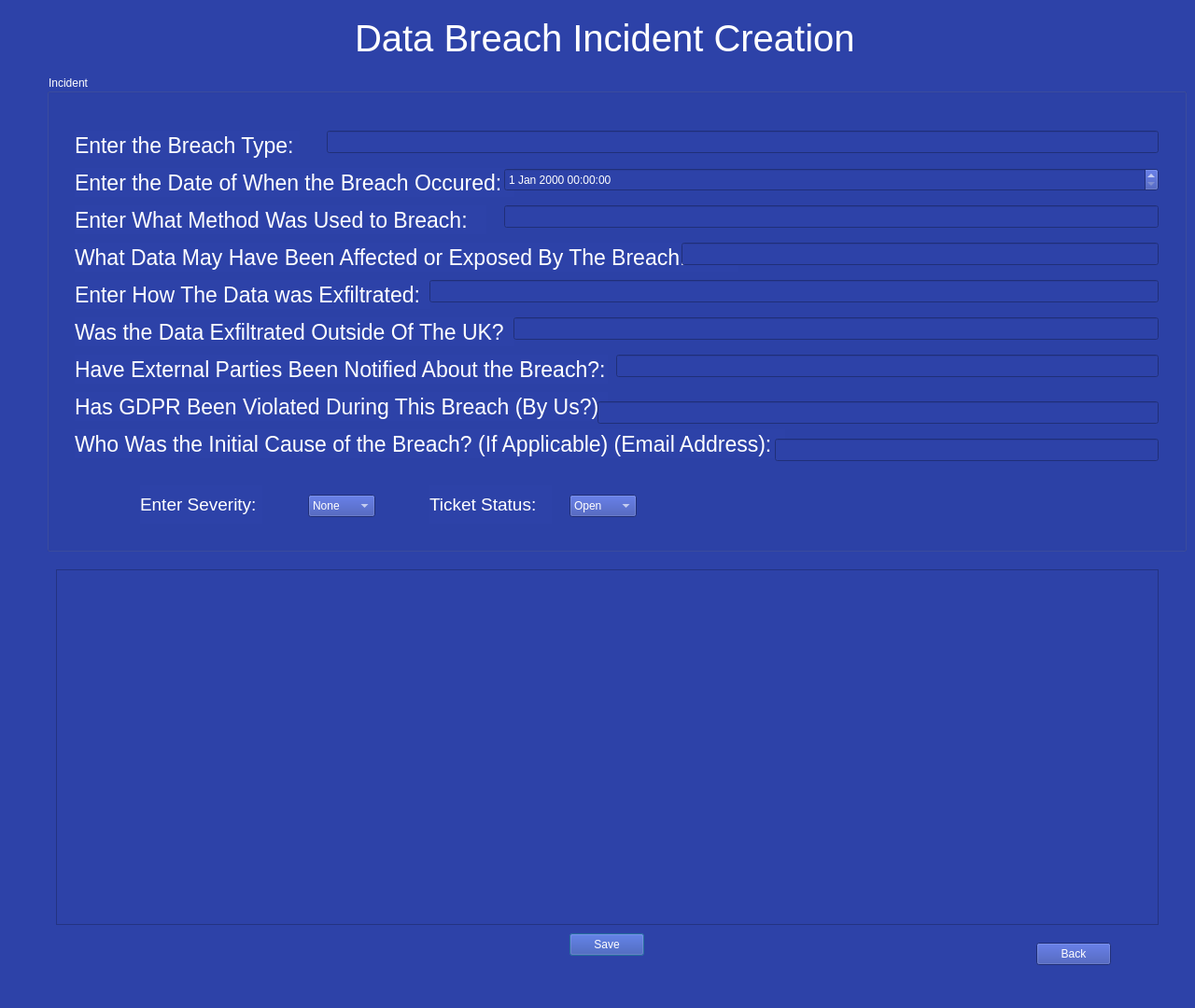
<?xml version="1.0" encoding="UTF-8"?>
<ui version="4.0">
 <class>databreacheditor</class>
 <widget class="QDialog" name="databreacheditor">
  <property name="geometry">
   <rect>
    <x>0</x>
    <y>0</y>
    <width>1280</width>
    <height>1080</height>
   </rect>
  </property>
  <property name="windowTitle">
   <string>Dialog</string>
  </property>
  <property name="styleSheet">
   <string notr="true">background-color: #2d42a8; color:white;</string>
  </property>
  <widget class="QGroupBox" name="groupBox">
   <property name="geometry">
    <rect>
     <x>50</x>
     <y>80</y>
     <width>1221</width>
     <height>511</height>
    </rect>
   </property>
   <property name="title">
    <string>Incident</string>
   </property>
   <widget class="QLabel" name="label_2">
    <property name="geometry">
     <rect>
      <x>30</x>
      <y>60</y>
      <width>241</width>
      <height>31</height>
     </rect>
    </property>
    <property name="font">
     <font>
      <pointsize>17</pointsize>
     </font>
    </property>
    <property name="text">
     <string>Enter the Breach Type:</string>
    </property>
   </widget>
   <widget class="QLabel" name="label_3">
    <property name="geometry">
     <rect>
      <x>30</x>
      <y>100</y>
      <width>471</width>
      <height>31</height>
     </rect>
    </property>
    <property name="font">
     <font>
      <pointsize>17</pointsize>
     </font>
    </property>
    <property name="text">
     <string>Enter the Date of When the Breach Occured:</string>
    </property>
   </widget>
   <widget class="QLabel" name="label_4">
    <property name="geometry">
     <rect>
      <x>30</x>
      <y>140</y>
      <width>441</width>
      <height>31</height>
     </rect>
    </property>
    <property name="font">
     <font>
      <pointsize>17</pointsize>
     </font>
    </property>
    <property name="text">
     <string>Enter What Method Was Used to Breach:</string>
    </property>
   </widget>
   <widget class="QLabel" name="label_5">
    <property name="geometry">
     <rect>
      <x>30</x>
      <y>180</y>
      <width>711</width>
      <height>31</height>
     </rect>
    </property>
    <property name="font">
     <font>
      <pointsize>17</pointsize>
     </font>
    </property>
    <property name="text">
     <string>What Data May Have Been Affected or Exposed By The Breach:</string>
    </property>
   </widget>
   <widget class="QLabel" name="label_6">
    <property name="geometry">
     <rect>
      <x>30</x>
      <y>220</y>
      <width>381</width>
      <height>31</height>
     </rect>
    </property>
    <property name="font">
     <font>
      <pointsize>17</pointsize>
     </font>
    </property>
    <property name="text">
     <string>Enter How The Data was Exfiltrated:</string>
    </property>
   </widget>
   <widget class="QLabel" name="label_7">
    <property name="geometry">
     <rect>
      <x>30</x>
      <y>300</y>
      <width>571</width>
      <height>31</height>
     </rect>
    </property>
    <property name="font">
     <font>
      <pointsize>17</pointsize>
     </font>
    </property>
    <property name="text">
     <string>Have External Parties Been Notified About the Breach?:</string>
    </property>
   </widget>
   <widget class="QLabel" name="label_8">
    <property name="geometry">
     <rect>
      <x>30</x>
      <y>340</y>
      <width>571</width>
      <height>31</height>
     </rect>
    </property>
    <property name="font">
     <font>
      <pointsize>17</pointsize>
     </font>
    </property>
    <property name="text">
     <string>Has GDPR Been Violated During This Breach (By Us?):</string>
    </property>
   </widget>
   <widget class="QLabel" name="label_9">
    <property name="geometry">
     <rect>
      <x>30</x>
      <y>260</y>
      <width>471</width>
      <height>31</height>
     </rect>
    </property>
    <property name="font">
     <font>
      <pointsize>17</pointsize>
     </font>
    </property>
    <property name="text">
     <string>Was the Data Exfiltrated Outside Of The UK?</string>
    </property>
   </widget>
   <widget class="QLabel" name="label_10">
    <property name="geometry">
     <rect>
      <x>30</x>
      <y>380</y>
      <width>761</width>
      <height>31</height>
     </rect>
    </property>
    <property name="font">
     <font>
      <pointsize>17</pointsize>
     </font>
    </property>
    <property name="text">
     <string>Who Was the Initial Cause of the Breach? (If Applicable) (Email Address):</string>
    </property>
   </widget>
   <widget class="QLineEdit" name="breachType">
    <property name="geometry">
     <rect>
      <x>300</x>
      <y>60</y>
      <width>891</width>
      <height>24</height>
     </rect>
    </property>
   </widget>
   <widget class="QLineEdit" name="breachMethod">
    <property name="geometry">
     <rect>
      <x>490</x>
      <y>140</y>
      <width>701</width>
      <height>24</height>
     </rect>
    </property>
   </widget>
   <widget class="QLineEdit" name="dataAffected">
    <property name="geometry">
     <rect>
      <x>680</x>
      <y>180</y>
      <width>511</width>
      <height>24</height>
     </rect>
    </property>
   </widget>
   <widget class="QLineEdit" name="exfilMethod">
    <property name="geometry">
     <rect>
      <x>410</x>
      <y>220</y>
      <width>781</width>
      <height>24</height>
     </rect>
    </property>
   </widget>
   <widget class="QLineEdit" name="exfilInfo">
    <property name="geometry">
     <rect>
      <x>500</x>
      <y>260</y>
      <width>691</width>
      <height>24</height>
     </rect>
    </property>
   </widget>
   <widget class="QLineEdit" name="externalNotify">
    <property name="geometry">
     <rect>
      <x>610</x>
      <y>300</y>
      <width>581</width>
      <height>24</height>
     </rect>
    </property>
   </widget>
   <widget class="QLineEdit" name="gdpr">
    <property name="geometry">
     <rect>
      <x>590</x>
      <y>350</y>
      <width>601</width>
      <height>24</height>
     </rect>
    </property>
   </widget>
   <widget class="QLineEdit" name="breachEmail">
    <property name="geometry">
     <rect>
      <x>780</x>
      <y>390</y>
      <width>411</width>
      <height>24</height>
     </rect>
    </property>
   </widget>
   <widget class="QDateTimeEdit" name="breachDateTime">
    <property name="geometry">
     <rect>
      <x>490</x>
      <y>100</y>
      <width>701</width>
      <height>25</height>
     </rect>
    </property>
   </widget>
   <widget class="QComboBox" name="ticketStatus">
    <property name="geometry">
     <rect>
      <x>560</x>
      <y>450</y>
      <width>72</width>
      <height>24</height>
     </rect>
    </property>
    <item>
     <property name="text">
      <string>Open</string>
     </property>
    </item>
    <item>
     <property name="text">
      <string>In Progress</string>
     </property>
    </item>
    <item>
     <property name="text">
      <string>Closed</string>
     </property>
    </item>
   </widget>
   <widget class="QComboBox" name="severity">
    <property name="geometry">
     <rect>
      <x>280</x>
      <y>450</y>
      <width>72</width>
      <height>24</height>
     </rect>
    </property>
    <item>
     <property name="text">
      <string>None</string>
     </property>
    </item>
    <item>
     <property name="text">
      <string>Low</string>
     </property>
    </item>
    <item>
     <property name="text">
      <string>Medium</string>
     </property>
    </item>
    <item>
     <property name="text">
      <string>High</string>
     </property>
    </item>
   </widget>
   <widget class="QLabel" name="label_12">
    <property name="geometry">
     <rect>
      <x>410</x>
      <y>440</y>
      <width>131</width>
      <height>41</height>
     </rect>
    </property>
    <property name="font">
     <font>
      <pointsize>14</pointsize>
     </font>
    </property>
    <property name="styleSheet">
     <string notr="true">color: white;</string>
    </property>
    <property name="text">
     <string>Ticket Status:</string>
    </property>
   </widget>
   <widget class="QLabel" name="label_11">
    <property name="geometry">
     <rect>
      <x>100</x>
      <y>440</y>
      <width>131</width>
      <height>41</height>
     </rect>
    </property>
    <property name="font">
     <font>
      <pointsize>14</pointsize>
     </font>
    </property>
    <property name="styleSheet">
     <string notr="true">color: white;</string>
    </property>
    <property name="text">
     <string>Enter Severity:</string>
    </property>
   </widget>
  </widget>
  <widget class="QPushButton" name="breachsaveButton">
   <property name="geometry">
    <rect>
     <x>610</x>
     <y>1000</y>
     <width>80</width>
     <height>24</height>
    </rect>
   </property>
   <property name="text">
    <string>Save</string>
   </property>
  </widget>
  <widget class="QTextEdit" name="incidentAnalysis">
   <property name="geometry">
    <rect>
     <x>60</x>
     <y>610</y>
     <width>1181</width>
     <height>381</height>
    </rect>
   </property>
  </widget>
  <widget class="QLabel" name="label">
   <property name="geometry">
    <rect>
     <x>380</x>
     <y>10</y>
     <width>551</width>
     <height>61</height>
    </rect>
   </property>
   <property name="font">
    <font>
     <pointsize>30</pointsize>
    </font>
   </property>
   <property name="text">
    <string>Data Breach Incident Creation</string>
   </property>
  </widget>
  <widget class="QPushButton" name="pushButton">
   <property name="geometry">
    <rect>
     <x>1110</x>
     <y>1010</y>
     <width>80</width>
     <height>24</height>
    </rect>
   </property>
   <property name="text">
    <string>Back</string>
   </property>
  </widget>
 </widget>
 <resources/>
 <connections/>
</ui>
